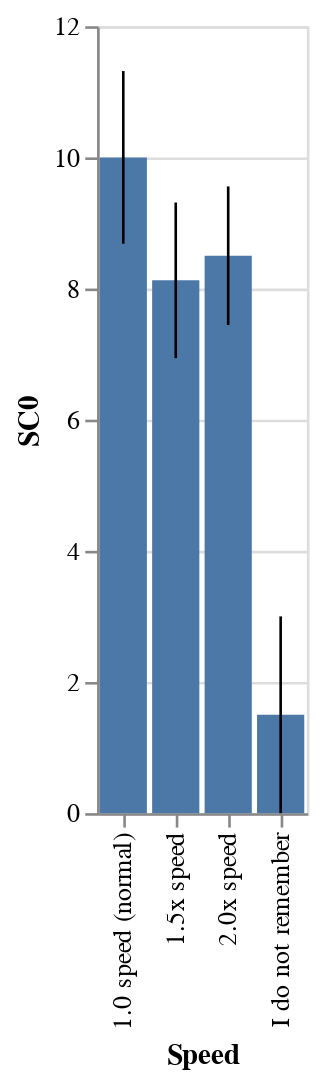

Write notebook code for a chart like this one.
### Code cell
# descriptive statistics
print('Long-term mean (1.0x speed):', long_term[long_term.Speed == '1.0 speed (normal)']['SC0'].mean())
print('Long-term mean (1.5x speed):', long_term[long_term.Speed == '1.5x speed']['SC0'].mean())
print('Long-term mean (2.0x speed):', long_term[long_term.Speed == '2.0x speed']['SC0'].mean())

print('Standard deviation (1.0x speed):', long_term[long_term.Speed == '1.0 speed (normal)']['SC0'].std())
print('Standard deviation (1.5x speed):', long_term[long_term.Speed == '1.5x speed']['SC0'].std())
print('Standard deviation (2.0x speed):', long_term[long_term.Speed == '2.0x speed']['SC0'].std())



bar = alt.Chart(long_term).mark_bar().encode(
  x='Speed',
  y='mean(SC0)'
)

error_bars = alt.Chart(long_term).mark_errorbar().encode(
  x='Speed',
  y='mean(SC0)'
)

bar + error_bars

# Short-term mean (1.0x speed): 9.181818181818182
# Short-term mean (1.5x speed): 6.636363636363637
# Short-term mean (2.0x speed): 7.454545454545454
# Standard deviation (1.0x speed): 3.2807981290588977
# Standard deviation (1.5x speed): 2.73030134866931
# Standard deviation (2.0x speed): 2.5045413298101655

### Figure 1 — Vega-Lite specification as saved in the notebook (floating-point values rounded to 4 significant figures)
{"config": {"view": {"continuousWidth": 400, "continuousHeight": 300}}, "layer": [{"mark": "bar", "encoding": {"x": {"field": "Speed", "type": "nominal"}, "y": {"aggregate": "mean", "field": "SC0", "type": "quantitative"}}}, {"mark": "errorbar", "encoding": {"x": {"field": "Speed", "type": "nominal"}, "y": {"aggregate": "mean", "field": "SC0", "type": "quantitative"}}}], "data": {"name": "data-cb28de0896298fb07eca3f402910d41e"}, "$schema": "https://vega.github.io/schema/vega-lite/v4.17.0.json", "datasets": {"data-cb28de0896298fb07eca3f402910d41e": [{"Duration (in seconds)": 312, "Experimenter": null, "ResponseId": "R_3MGWyBZxRchQOZq", "Intro + Consent": "I consent, begin the study", "Q1": "A region in France where the disease was discovered", "Q2": "The narrowing of the pulmonary valve", "Q3": "Cyanotic, because blue blood is being forced to the left", "Q4": "Both A and C", "Q5": "Right ventricle", "Q6": "When the diameter of the vein grows to allow for more oxygen", "Q7": "Stenosis restricts blood flow to the pulmonary and blood follows the easiest path", "Q8": "Because of pulmonary stenosis", "Q9": "How hard is it to pump blood", "Q10": "Muscles in the heart are over exercised and becomes thicker", "Q11": "Because it has no oxygen because the muscles absorbed it.", "Q12": "They would stop running and squat for a few seconds.", "Q59": "A boot.", "Q60": "4", "Post Q1_1": "No knowledge at all", "Post Q1_2": "Some knowledge", "Speed": "1.0 speed (normal)", "Post Q2": "Khoury", "SC0": 12}, {"Duration (in seconds)": 80, "Experimenter": null, "ResponseId": "R_vwME25demEnw2PL", "Intro + Consent": "I consent, begin the study", "Q1": "The part of the heart that is being affected by the disease", "Q2": "The narrowing of the pulmonary valve", "Q3": "Atrianic, because the valve that pumps blood to the atrium gets restricted", "Q4": "Both A and C", "Q5": "Right atrium", "Q6": "When the diameter of the vein grows to allow for more oxygen", "Q7": "Stenosis restricts blood flow to the pulmonary and blood follows the easiest path", "Q8": "Because of pulmonary stenosis", "Q9": "How blue the blood becomes", "Q10": "Muscles in the heart are over exercised and becomes thicker", "Q11": "it loses oxygen", "Q12": "turn red", "Q59": "pyramid", "Q60": "4", "Post Q1_1": "No knowledge at all", "Post Q1_2": "No knowledge at all", "Speed": "1.5x speed", "Post Q2": "Khoury", "SC0": 7}, {"Duration (in seconds)": 133, "Experimenter": null, "ResponseId": "R_1o11thnhOnTgFoe", "Intro + Consent": "I consent, begin the study", "Q1": "A region in France where the disease was discovered", "Q2": "The narrowing of the pulmonary valve", "Q3": "Atrianic, because the valve that pumps blood to the atrium gets restricted", "Q4": "Both A and C", "Q5": "Right atrium", "Q6": "When the diameter of the vein grows to allow for more oxygen", "Q7": "The defects are in the aorta, allowing more blood to flow in", "Q8": "Because the blood is lacking oxygen", "Q9": "How hard is it to pump blood", "Q10": "Muscles in the heart stop getting used and deteriorate over time", "Q11": "I don’t know", "Q12": "I don’t know", "Q59": "I don’t know", "Q60": "4", "Post Q1_1": "No knowledge at all", "Post Q1_2": "No knowledge at all", "Speed": "2.0x speed", "Post Q2": "Khoury", "SC0": 5}, {"Duration (in seconds)": 81, "Experimenter": null, "ResponseId": "R_O7k8a8VQkrB9B9n", "Intro + Consent": "I consent, begin the study", "Q1": "The name of the physician who named the disease", "Q2": "When the blood moving through the pulmonary valve flows more slowly than usual", "Q3": "Atrianic, because the blood doesn't reach the atrium as quickly as it should", "Q4": "It keeps them from running, which allows the oxygen content in their veins to increase", "Q5": "Right ventricle", "Q6": "When the diameter of the aorta grows to allow for more oxygen", "Q7": "Stenosis restricts blood flow to the pulmonary and blood follows the easiest path", "Q8": "Because the blood is lacking oxygen", "Q9": "How hard is it to pump blood", "Q10": "Muscles in the heart are over exercised and becomes thicker", "Q11": "No oxygen", "Q12": "Squat", "Q59": "Boot", "Q60": "2", "Post Q1_1": "No knowledge at all", "Post Q1_2": "Some knowledge", "Speed": "1.5x speed", "Post Q2": "Khoury", "SC0": 9}, {"Duration (in seconds)": 603, "Experimenter": null, "ResponseId": "R_1py8yi4I5i3stBH", "Intro + Consent": "I consent, begin the study", "Q1": "The name of the physician who named the disease", "Q2": "The narrowing of the pulmonary valve", "Q3": "Cyanotic, because blue blood is being forced to the left", "Q4": "Both A and C", "Q5": "Left atrium", "Q6": "When the diameter of the aorta grows to allow for more oxygen", "Q7": "The defects are in the aorta, allowing more blood to flow in", "Q8": "Because of pulmonary stenosis", "Q9": "How blue the blood becomes", "Q10": "The heart gets thinner over time", "Q11": "idk", "Q12": "idk", "Q59": "idk", "Q60": "idk", "Post Q1_1": "No knowledge at all", "Post Q1_2": "A little knowledge", "Speed": "1.0 speed (normal)", "Post Q2": "Khoury", "SC0": 5}, {"Duration (in seconds)": 123, "Experimenter": null, "ResponseId": "R_1HjmbdjFD4p8Uu3", "Intro + Consent": "I consent, begin the study", "Q1": "A region in France where the disease was discovered", "Q2": "The expansion of the pulmonary valve", "Q3": "Atrianic, because the valve that pumps blood to the atrium gets restricted", "Q4": "Both A and C", "Q5": "Left atrium", "Q6": "When the amount of blood that gets pumped into the heart increases", "Q7": "Stenosis restricts blood flow to the pulmonary and blood follows the easiest path", "Q8": "Because the blood is lacking oxygen", "Q9": "The number of defects in the heart", "Q10": "Muscles in the heart are over exercised and becomes thicker", "Q11": "It lacks oxygen", "Q12": "They squat a lot", "Q59": "Boot", "Q60": "4", "Post Q1_1": "No knowledge at all", "Post Q1_2": "No knowledge at all", "Speed": "1.0 speed (normal)", "Post Q2": "Khoury", "SC0": 7}, {"Duration (in seconds)": 240, "Experimenter": null, "ResponseId": "R_3JJFyoUTqQkmGlD", "Intro + Consent": "I consent, begin the study", "Q1": "The name of the physician who named the disease", "Q2": "The narrowing of the pulmonary valve", "Q3": "Atrianic, because the valve that pumps blood to the atrium gets restricted", "Q4": "Both A and C", "Q5": "Left atrium", "Q6": "When the diameter of the vein grows to allow for more oxygen", "Q7": "Stenosis restricts blood flow to the pulmonary and blood follows the easiest path", "Q8": "Because of pulmonary stenosis", "Q9": "How blue the blood becomes", "Q10": "Muscles in the heart stop getting used and deteriorate over time", "Q11": "Oxygen is used up?", "Q12": "Squat after running", "Q59": null, "Q60": "4", "Post Q1_1": "No knowledge at all", "Post Q1_2": "No knowledge at all", "Speed": "2.0x speed", "Post Q2": "Khoury", "SC0": 9}, {"Duration (in seconds)": 334, "Experimenter": null, "ResponseId": "R_2c5CNVB2hjYwSUe", "Intro + Consent": "I consent, begin the study", "Q1": "A region in France where the disease was discovered", "Q2": "The narrowing of the pulmonary valve", "Q3": "Cyanotic, because blue blood is being forced to the left", "Q4": "Both A and C", "Q5": "Left atrium", "Q6": "When the diameter of the aorta grows to allow for more oxygen", "Q7": "Stenosis restricts blood flow to the pulmonary and blood follows the easiest path", "Q8": "Because of pulmonary stenosis", "Q9": "How hard is it to pump blood", "Q10": "Muscles in the heart are over exercised and becomes thicker", "Q11": "Because it lacks oxygen", "Q12": "Squat", "Q59": "Boot", "Q60": "Four", "Post Q1_1": "No knowledge at all", "Post Q1_2": "A little knowledge", "Speed": "1.0 speed (normal)", "Post Q2": "Khoury", "SC0": 11}, {"Duration (in seconds)": 312, "Experimenter": null, "ResponseId": "R_3MGWyBZxRchQOZq", "Intro + Consent": "I consent, begin the study", "Q1": "A region in France where the disease was discovered", "Q2": "The narrowing of the pulmonary valve", "Q3": "Cyanotic, because blue blood is being forced to the left", "Q4": "Both A and C", "Q5": "Right ventricle", "Q6": "When the diameter of the vein grows to allow for more oxygen", "Q7": "Stenosis restricts blood flow to the pulmonary and blood follows the easiest path", "Q8": "Because of pulmonary stenosis", "Q9": "How hard is it to pump blood", "Q10": "Muscles in the heart are over exercised and becomes thicker", "Q11": "Because it has no oxygen because the muscles absorbed it.", "Q12": "They would stop running and squat for a few seconds.", "Q59": "A boot.", "Q60": "4", "Post Q1_1": "No knowledge at all", "Post Q1_2": "Some knowledge", "Speed": "1.0 speed (normal)", "Post Q2": "Khoury", "SC0": 12}, {"Duration (in seconds)": 31659, "Experimenter": null, "ResponseId": "R_3lrBWQgmn2MgiUd", "Intro + Consent": "I consent, begin the study", "Q1": "A region in France where the disease was discovered", "Q2": "When the blood moving through the pulmonary valve flows more slowly than usual", "Q3": "Cyanotic, because blue blood is being forced to the left", "Q4": "Both A and C", "Q5": "Left atrium", "Q6": "When the diameter of the vein grows to allow for more oxygen", "Q7": "Stenosis restricts blood flow to the pulmonary and blood follows the easiest path", "Q8": "Because of pulmonary stenosis", "Q9": "How blue the blood becomes", "Q10": "Muscles in the heart are over exercised and becomes thicker", "Q11": "It is deoxygenated", "Q12": "Squat", "Q59": "Boot", "Q60": "4", "Post Q1_1": "No knowledge at all", "Post Q1_2": "A little knowledge", "Speed": "2.0x speed", "Post Q2": "Khoury", "SC0": 10}, {"Duration (in seconds)": 212, "Experimenter": null, "ResponseId": "R_2qE2znmh2gAriCp", "Intro + Consent": "I consent, begin the study", "Q1": "The name of the physician who named the disease", "Q2": "The narrowing of the pulmonary valve", "Q3": "Atrianic, because the valve that pumps blood to the atrium gets restricted", "Q4": "Both A and C", "Q5": "Left atrium", "Q6": "When the diameter of the vein grows to allow for more oxygen", "Q7": "Stenosis restricts blood flow to the pulmonary and blood follows the easiest path", "Q8": "Because of pulmonary stenosis", "Q9": "How hard is it to pump blood", "Q10": "Muscles in the heart are over exercised and becomes thicker", "Q11": "lack of oxygen", "Q12": "squat", "Q59": "boot", "Q60": "4", "Post Q1_1": "A little knowledge", "Post Q1_2": "A little knowledge", "Speed": "1.5x speed", "Post Q2": "COE", "SC0": 12}, {"Duration (in seconds)": 508, "Experimenter": null, "ResponseId": "R_1f3OGcCv8iC2rg0", "Intro + Consent": "I consent, begin the study", "Q1": "The name of the physician who named the disease", "Q2": "The narrowing of the pulmonary valve", "Q3": "Cyanotic, because blue blood is being forced to the left", "Q4": "Both A and C", "Q5": "Right ventricle", "Q6": "When the diameter of the vein grows to allow for more oxygen", "Q7": "Stenosis restricts blood flow to the pulmonary and blood follows the easiest path", "Q8": "Because of pulmonary stenosis", "Q9": "How hard is it to pump blood", "Q10": "Veins in the heart get thicker over time", "Q11": "lack of oxygen", "Q12": "squat", "Q59": "boot", "Q60": "four", "Post Q1_1": "No knowledge at all", "Post Q1_2": "A little knowledge", "Speed": "1.0 speed (normal)", "Post Q2": "Khoury", "SC0": 13}, {"Duration (in seconds)": 114, "Experimenter": null, "ResponseId": "R_soHrp8zppJeHVwR", "Intro + Consent": "I consent, begin the study", "Q1": "The name of the physician who named the disease", "Q2": "The narrowing of the pulmonary valve", "Q3": "Cyanotic, because there is a lack of blue blood", "Q4": "It squeezes their legs together, which increases the systemic resistance of all the arteries in their body", "Q5": "Left ventricle", "Q6": "When the diameter of the vein grows to allow for more oxygen", "Q7": "The aorta lacks blood so the blood rushes to fill it in", "Q8": "Because of pulmonary stenosis", "Q9": "How hard is it to pump blood", "Q10": "Veins in the heart get thicker over time", "Q11": "Deoxygenated ", "Q12": "Squat", "Q59": "Boot", "Q60": "4", "Post Q1_1": "No knowledge at all", "Post Q1_2": "A little knowledge", "Speed": "2.0x speed", "Post Q2": "DMBS", "SC0": 9}, {"Duration (in seconds)": 137, "Experimenter": null, "ResponseId": "R_UunZANBgvBOHQUV", "Intro + Consent": "I consent, begin the study", "Q1": "The name of the physician who named the disease", "Q2": "The expansion of the pulmonary valve", "Q3": "Atrianic, because the valve that pumps blood to the atrium gets restricted", "Q4": "It squeezes their legs together, which increases the systemic resistance of all the arteries in their body", "Q5": "Left ventricle", "Q6": "When the diameter of the vein grows to allow for more oxygen", "Q7": "The defects are in the aorta, allowing more blood to flow in", "Q8": "Because of pulmonary stenosis", "Q9": "How hard is it to pump blood", "Q10": "Muscles in the heart stop getting used and deteriorate over time", "Q11": "It has more oxygen ", "Q12": "Squat ", "Q59": "A boot", "Q60": "4", "Post Q1_1": "No knowledge at all", "Post Q1_2": "No knowledge at all", "Speed": "1.5x speed", "Post Q2": "I do not attend Northeastern University", "SC0": 7}, {"Duration (in seconds)": 167, "Experimenter": null, "ResponseId": "R_2t1f5GOH3V7uWRz", "Intro + Consent": "I consent, begin the study", "Q1": "The name of the physician who named the disease", "Q2": "The expansion of the pulmonary valve", "Q3": "Atrianic, because the valve that pumps blood to the atrium gets restricted", "Q4": "Both A and C", "Q5": "Right atrium", "Q6": "When the right ventricle of the heart grows to allow more blood to pump in", "Q7": "The aorta lacks blood so the blood rushes to fill it in", "Q8": "Because the blood is lacking oxygen", "Q9": "How much the heart changes in shape", "Q10": "Veins in the heart get thicker over time", "Q11": "Oxygen enters the blood", "Q12": "Squat", "Q59": "Boot", "Q60": "4", "Post Q1_1": "No knowledge at all", "Post Q1_2": "No knowledge at all", "Speed": "1.5x speed", "Post Q2": "I do not attend Northeastern University", "SC0": 5}, {"Duration (in seconds)": 191, "Experimenter": null, "ResponseId": "R_vkokThgBxKzSvDj", "Intro + Consent": "I consent, begin the study", "Q1": "The part of the heart that is being affected by the disease", "Q2": "The narrowing of the pulmonary valve", "Q3": "Cyanotic, because blue blood is being forced to the left", "Q4": "Both A and C", "Q5": "Right atrium", "Q6": "When the diameter of the vein grows to allow for more oxygen", "Q7": "Stenosis restricts blood flow to the pulmonary and blood follows the easiest path", "Q8": "Because the blood is lacking oxygen", "Q9": "The number of defects in the heart", "Q10": "Muscles in the heart are over exercised and becomes thicker", "Q11": "Lacks oxygen", "Q12": "Cry", "Q59": "Boot", "Q60": "4", "Post Q1_1": "A little knowledge", "Post Q1_2": "A little knowledge", "Speed": "1.5x speed", "Post Q2": "I do not attend Northeastern University", "SC0": 9}, {"Duration (in seconds)": 127, "Experimenter": null, "ResponseId": "R_32Sn3KtWiuut0rm", "Intro + Consent": "I consent, begin the study", "Q1": "The name of the physician who named the disease", "Q2": "I do not know", "Q3": "Atrianic, because the valve that pumps blood to the atrium gets restricted", "Q4": "It squeezes their legs together, which increases the systemic resistance of all the arteries in their body", "Q5": "Left atrium", "Q6": "When the diameter of the aorta grows to allow for more oxygen", "Q7": "I do not know", "Q8": "Because the blood is lacking oxygen", "Q9": "The number of defects in the heart", "Q10": "Veins in the heart get thicker over time", "Q11": "has no oxygen", "Q12": null, "Q59": "circle", "Q60": "4", "Post Q1_1": "No knowledge at all", "Post Q1_2": "No knowledge at all", "Speed": "1.5x speed", "Post Q2": "I do not attend Northeastern University", "SC0": 3}, {"Duration (in seconds)": 142, "Experimenter": null, "ResponseId": "R_3puuNA5888a2jVO", "Intro + Consent": "I consent, begin the study", "Q1": "The name of the physician who named the disease", "Q2": "The narrowing of the pulmonary valve", "Q3": "Cyanotic, because blue blood is being forced to the left", "Q4": "Both A and C", "Q5": "Right ventricle", "Q6": "When the diameter of the vein grows to allow for more oxygen", "Q7": "Stenosis restricts blood flow to the pulmonary and blood follows the easiest path", "Q8": "Because of pulmonary stenosis", "Q9": "How hard is it to pump blood", "Q10": "Muscles in the heart are over exercised and becomes thicker", "Q11": "It's deoxygenated", "Q12": "The squat", "Q59": "Tetrahedron", "Q60": "Four", "Post Q1_1": "No knowledge at all", "Post Q1_2": "Some knowledge", "Speed": "1.5x speed", "Post Q2": "I do not attend Northeastern University", "SC0": 13}, {"Duration (in seconds)": 128, "Experimenter": null, "ResponseId": "R_YSMOLbmvSbuxLSV", "Intro + Consent": "I consent, begin the study", "Q1": "The name of the physician who named the disease", "Q2": "The narrowing of the pulmonary valve", "Q3": "Cyanotic, because there is a lack of blue blood", "Q4": "Both A and C", "Q5": "Left ventricle", "Q6": "When the diameter of the vein grows to allow for more oxygen", "Q7": "I do not know", "Q8": "I do not know", "Q9": "How blue the blood becomes", "Q10": "Muscles in the heart stop getting used and deteriorate over time", "Q11": "Lack of oxygen", "Q12": "Squatting", "Q59": "Not sure", "Q60": "Not sure", "Post Q1_1": "No knowledge at all", "Post Q1_2": "A little knowledge", "Speed": "2.0x speed", "Post Q2": "Khoury", "SC0": 6}, {"Duration (in seconds)": 66, "Experimenter": null, "ResponseId": "R_3qsm5Dh0fXtjdbb", "Intro + Consent": "I consent, begin the study", "Q1": "I do not know", "Q2": "I do not know", "Q3": "I do not know", "Q4": "I do not know", "Q5": "I do not know", "Q6": "I do not know", "Q7": "I do not know", "Q8": "I do not know", "Q9": "I do not know", "Q10": "I do not know", "Q11": "no clue", "Q12": "blues clues", "Q59": "no idea", "Q60": "some amount", "Post Q1_1": "No knowledge at all", "Post Q1_2": "No knowledge at all", "Speed": "I do not remember", "Post Q2": "Khoury", "SC0": 0}, {"Duration (in seconds)": 87, "Experimenter": null, "ResponseId": "R_3nezjw7Ue6nVrBH", "Intro + Consent": "I consent, begin the study", "Q1": "I do not know", "Q2": "I do not know", "Q3": "I do not know", "Q4": "I do not know", "Q5": "I do not know", "Q6": "I do not know", "Q7": "I do not know", "Q8": "I do not know", "Q9": "The number of defects in the heart", "Q10": "Muscles in the heart are over exercised and becomes thicker", "Q11": "Oxygen", "Q12": null, "Q59": "Boot", "Q60": "4", "Post Q1_1": "No knowledge at all", "Post Q1_2": "A little knowledge", "Speed": "I do not remember", "Post Q2": "Khoury", "SC0": 3}, {"Duration (in seconds)": 268, "Experimenter": null, "ResponseId": "R_1drUjrw1q1oFLdA", "Intro + Consent": "I consent, begin the study", "Q1": "The name of the physician who named the disease", "Q2": "The narrowing of the pulmonary valve", "Q3": "Cyanotic, because blue blood is being forced to the left", "Q4": "It squeezes their legs together, which increases the systemic resistance of all the arteries in their body", "Q5": "Right ventricle", "Q6": "When the diameter of the vein grows to allow for more oxygen", "Q7": "I do not know", "Q8": "Because the blood is lacking oxygen", "Q9": "How hard is it to pump blood", "Q10": "Muscles in the heart are over exercised and becomes thicker", "Q11": "oxygen depleted", "Q12": "squat", "Q59": "boot", "Q60": "4", "Post Q1_1": "A little knowledge", "Post Q1_2": "Some knowledge", "Speed": "2.0x speed", "Post Q2": "Khoury", "SC0": 12}]}}
